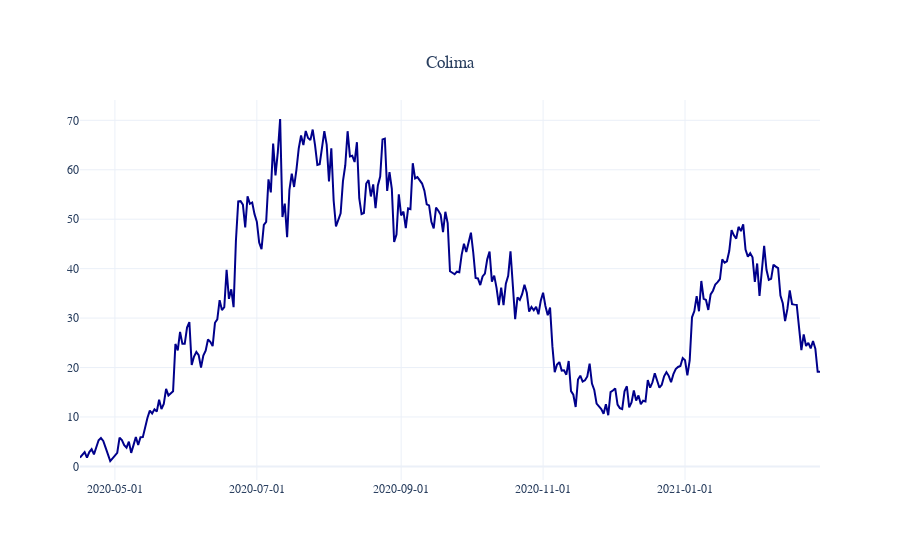

Notebook code cell kept with this figure:
### Code cell
# 6
ESTADO = 'Colima'

fig = go.Figure()

fig.add_trace( go.Scatter( x = BU_Estado[ ( BU_Estado['Estado'] == ESTADO ) \
                                         & ( BU_Estado['Date'] > '2020-04-15' ) ]['Date'], 
                          y = BU_Estado[ ( BU_Estado['Estado'] == ESTADO )  \
                                         & ( BU_Estado['Date'] > '2020-04-15' ) ]['% Ocupación'], 
                          name = ESTADO, line_color = 'darkblue' ) )

fig.update_layout( template = 'plotly_white', # "plotly", "plotly_white", "ggplot2", "seaborn", "simple_white", "none"
                  barmode = 'overlay', 
                  title = { 'text': ESTADO,
                           'y':0.9, 'x':0.5, 'xanchor': 'center', 'yanchor': 'top'}, 
                  font_family = 'Calibri Light')

fig.update_xaxes(tickformat = '%Y-%m-%d') # (tickangle = 90, tickformat = '%Y-%m-%d')

fig.show()

### Figure 1 — Plotly figure (JSON) as saved in the notebook; plotly's stock layout.template omitted (floating-point values rounded to 4 significant figures; data arrays with more than 128 entries replaced by an {"elided": "..."} marker saying what was removed)
{"data": [{"line": {"color": "darkblue"}, "name": "Colima", "type": "scatter", "x": {"elided": "319 str values"}, "y": {"elided": "319 float values"}}], "layout": {"barmode": "overlay", "font": {"family": "Calibri Light"}, "title": {"text": "Colima", "x": 0.5, "xanchor": "center", "y": 0.9, "yanchor": "top"}, "xaxis": {"tickformat": "%Y-%m-%d"}}}
